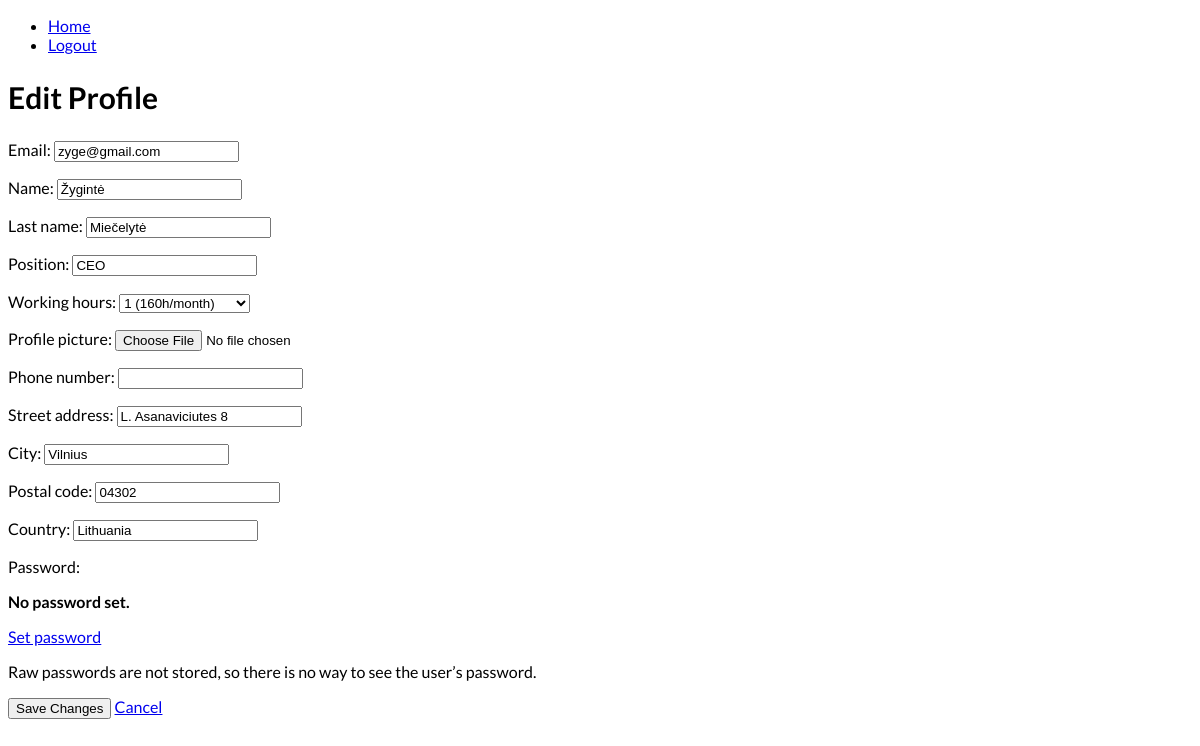
The page /schedules/edit-profile/ (signed in) on the database as committed earlier.
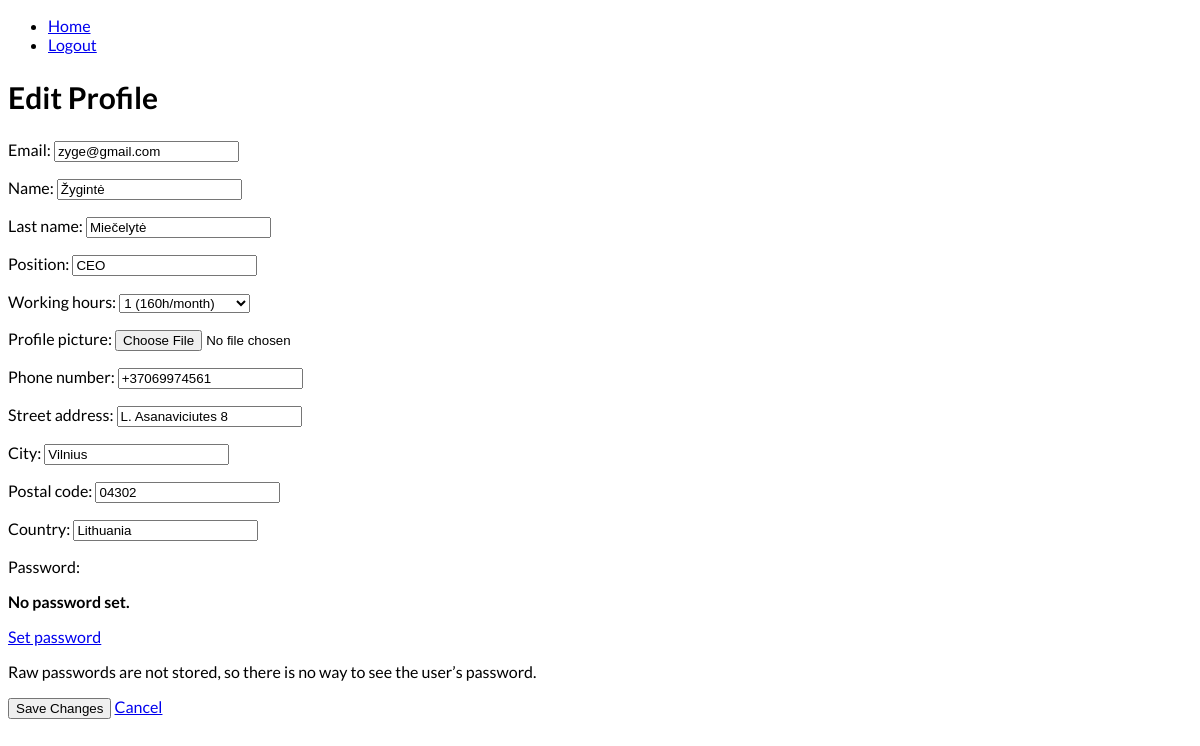
The same page on the database as committed later.
### schedules/models.py (models this page shows, shortened)
class CustomUser(AbstractBaseUser, PermissionsMixin):
    email = models.EmailField(unique=True)
    name = models.CharField(max_length=100)
    last_name = models.CharField(max_length=100)
    position = models.CharField(max_length=100)
    WORKING_HOURS = (
        ('1', '1 (160h/month)'),
        ('0.75', '0.75 (120h/month)'),
        ('0.5', '0.5 (80h/month)'),
        ('0.25', '0.25 (40h/month)'),
        ('1.25', '1.25 (180h/month)'),
        ('1.5', '1.5 (200h/month)')
    )
    working_hours = models.CharField(max_length=4, choices=WORKING_HOURS, default='1')
    phone_number = PhoneNumberField(null=True, blank=True, unique=True)
    profile_picture = models.ImageField(upload_to='profile_pictures', blank=True)
    street_address = models.CharField(max_length=255, null=True, blank=True)
    city = models.CharField(max_length=100, null=True, blank=True)
    postal_code = models.CharField(max_length=20, null=True, blank=True)
    country = models.CharField(max_length=100, null=True, blank=True)
    is_active = models.BooleanField(default=True)
    is_staff = models.BooleanField(default=False)
    objects = CustomUserManager()
    USERNAME_FIELD = 'email'
    REQUIRED_FIELDS = ['name', 'last_name', 'position', 'working_hours']

### schedules/views.py (the view)
# urls.py: path('edit-profile/', edit_profile, name='edit_profile'),
@login_required
def edit_profile(request):
    if request.method == 'POST':
        if 'create_member' in request.POST:  # Check if the 'create_member' button was clicked
            form = CustomUserCreationForm(request.POST, request.FILES)
        else:
            form = CustomUserChangeForm(request.POST, request.FILES, instance=request.user)
        if form.is_valid():
            user = form.save()
            if 'create_member' in request.POST:
                messages.success(request, 'New team member added successfully!')
            else:
                messages.success(request, 'Your profile was successfully updated!')
            return redirect('user_profile', user_id=request.user.id)  # Redirect to the current user's profile
        else:
            messages.error(request, 'Please correct the error below.')
    else:
        if 'create_member' in request.GET:  # Check if 'create_member' parameter is in GET request
            form = CustomUserCreationForm()
        else:
            form = CustomUserChangeForm(instance=request.user)
    return render(request, 'edit_profile.html', {'form': form})

### schedules/forms.py
class CustomUserChangeForm(UserChangeForm):
    class Meta:
        model = CustomUser
        fields = ('email', 'name', 'last_name', 'position', 'working_hours', 'profile_picture', 'phone_number', 'street_address', 'city', 'postal_code', 'country')

### schedules/templates/edit_profile.html (shortened to what this page needs)
{% extends 'base.html' %}
{% block content %}
<h2>Edit Profile</h2>
<form method="post" enctype="multipart/form-data">
    {{ form.as_p }}
    <button type="submit" class="btn btn-primary">
        {% if form.instance.pk %}
            Save Changes
        {% else %}
            Create Member
        {% endif %}
    </button>
    <a href="{% url 'edit_profile' %}" class="btn btn-secondary">Cancel</a>
</form>
{% endblock %}

Rows that differ between the two databases and show on the page:
changed CustomUser "zyge@gmail.com": phone_number (not shown) → "+37069974561"
